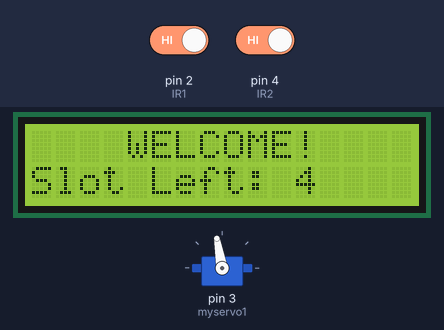
Recording of a sketch running on a simulated Arduino Uno, built with avr-gcc and run on an emulated ATmega328P. On the bench: 16×2 character LCD, servo. Inputs (shaded band) come from the test bench; at power-on: pin 2 (IR1) HIGH, pin 4 (IR2) HIGH.

Above: at 3.2 s.
3.3 s: pin 2 (IR1) driven LOW
At 3.8 s:
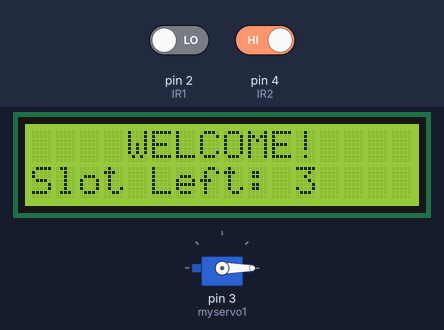
4.8 s: pin 4 (IR2) driven LOW
At 7.6 s:
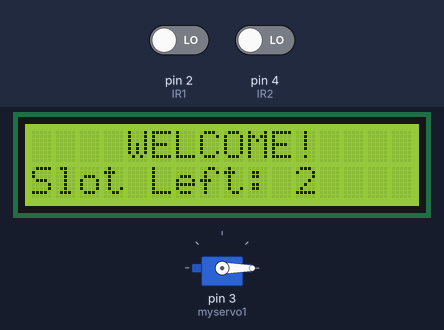
7.8 s: pin 2 (IR1) driven HIGH
At 9.2 s:
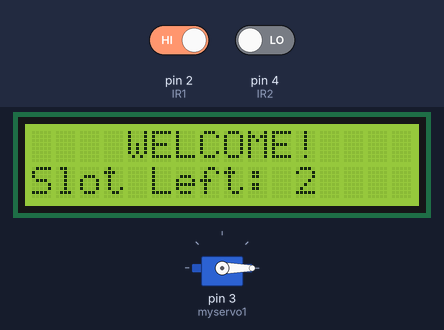
Timing chart, 0 to 10.8 s (numbered marks = the images above; inputs shaded):
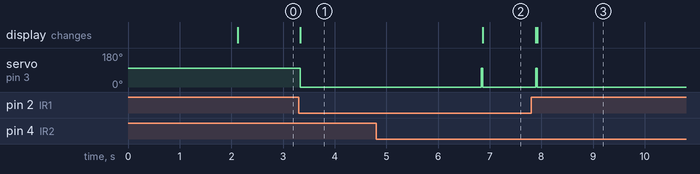

Measured:
- after the input at 3.3 s, servo on pin 3 (myservo1): 100° → 0° at once; the display: changes at once (image 1)
- after the input at 4.8 s, servo on pin 3 (myservo1): 0° → 100° after 2.0 s, → 0° 0.03 s later; the display: changes after 2.1 s (image 2)
- after the input at 7.8 s, servo on pin 3 (myservo1): goes on until 7.9 s, then stays 0°

The sketch:

Car_Parking_System.ino
```cpp
// Arduino Car Parking System

#include <Wire.h>
#include <LiquidCrystal_I2C.h>
LiquidCrystal_I2C lcd(0x3F,16,2);  //Change the HEX address
#include <Servo.h>

Servo myservo1;

int IR1 = 2;
int IR2 = 4;

int Slot = 4; //Total number of parking Slots

int flag1 = 0;
int flag2 = 0;

void setup() {
  lcd.begin();
  lcd.backlight();

// Initialising the pin1 and pin2 as input pins for IRsensors
pinMode(IR1, INPUT);
pinMode(IR2, INPUT);

myservo1.attach(3); //set PMW pin3 for servo motor
myservo1.write(100); //adjust the position of barrier to horizontal

lcd.setCursor (0,0);
lcd.print("     ARDUINO    ");
lcd.setCursor (0,1);
lcd.print(" PARKING SYSTEM ");
delay (2000);
lcd.clear();
}


void loop(){
//motion inside the park
if(digitalRead (IR1) == LOW && flag1==0){

 //if there are available slots
if(Slot>0){
  flag1=1;

if(flag2==0){  //not allowing sensations from inside IR2
  myservo1.write(0);
  Slot = Slot-1;
  }
}

//parking full!! No car enters
else{
lcd.setCursor (0,0);
lcd.print("    SORRY :(    ");
lcd.setCursor (0,1);
lcd.print("  Parking Full  ");
delay (3000);
lcd.clear();
  }
}

// motion outside the park
if(digitalRead (IR2) == LOW && flag2==0){
  flag2=1;

if(flag1==0){
  myservo1.write(0);
  Slot = Slot+1;
  }
}

if(flag1==1 && flag2==1){
delay (1000);
myservo1.write(100);
flag1=0, flag2=0;
}

lcd.setCursor (0,0);
lcd.print("    WELCOME!    ");
lcd.setCursor (0,1);
lcd.print("Slot Left: ");
lcd.print(Slot);
}
```
